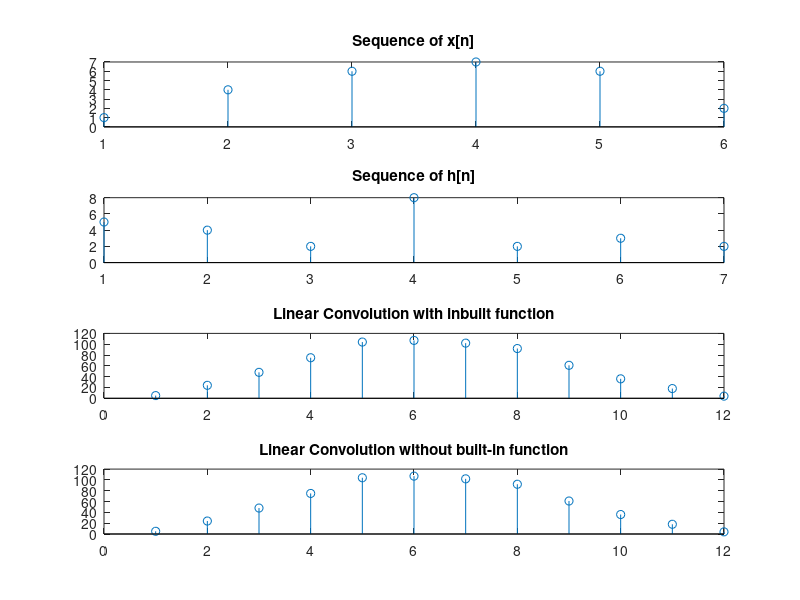

The MATLAB source for this figure:
x=[1 4 6 7 6 2];
h=[5 4 2 8 2 3 2];
subplot(4, 1, 1);
stem(x);
title('Sequence of x[n]');
subplot(4, 1, 2);
stem(h);
title('Sequence of h[n]');
% convolution with function
subplot(4, 1, 3);
stem(conv(x, h))
title('Linear Convolution with inbuilt function');
% convolution without function
m=length(x);
n=length(h);
X=[x,zeros(1,n)];
H=[h,zeros(1,m)];
for i=1:n+m-1
Y(i)=0;
for j=1:m
if(i-j+1>0)
Y(i)=Y(i)+X(j)*H(i-j+1);
else
end
end
end
subplot(4, 1, 4);
stem(Y);
title('Linear Convolution without built-in function');